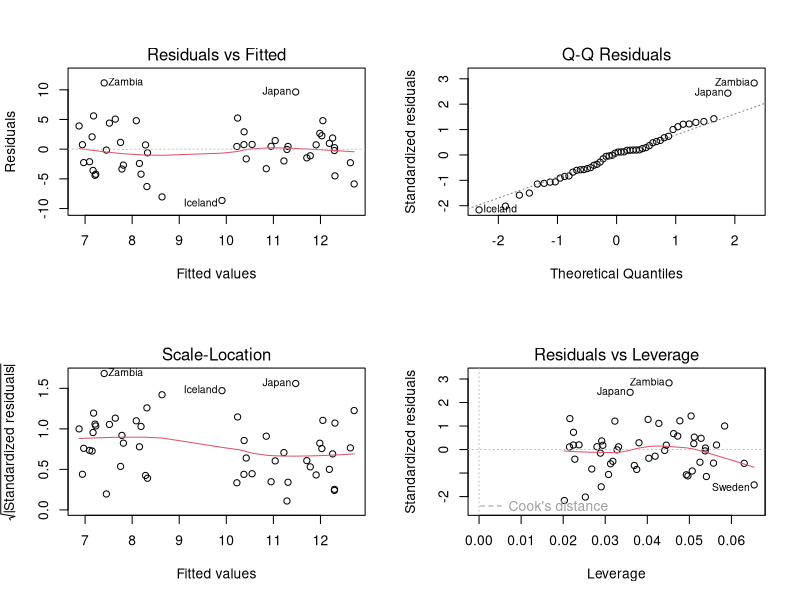

R code for this plot:
## ---- chunk 1
d <- LifeCycleSavings
x <- d$pop15; y <- d$sr; n <- nrow(d)
Sxx <- sum((x - mean(x))^2); Sxy <- sum((x - mean(x)) * (y - mean(y)))
b1 <- Sxy / Sxx; b0 <- mean(y) - b1 * mean(x)
c(b0 = b0, b1 = b1, Sxx = Sxx)                       # 17.4966, -0.2230, 4103.95
cor(x, y) * sd(y) / sd(x)                            # b1 = r * sy / sx
fit <- lm(sr ~ pop15, data = d)
summary(fit)
## ---- chunk 2
e <- resid(fit)
c(sum_e = sum(e), sum_xe = sum(x * e))               # both 0
SSE <- sum(e^2); SST <- sum((y - mean(y))^2); SSR <- SST - SSE
c(SSE = SSE, SST = SST, SSR = SSR, s2 = SSE / (n - 2), s = sqrt(SSE / (n - 2)))
c(R2 = SSR / SST, r2 = cor(x, y)^2, r = cor(x, y))   # 0.2075, 0.2075, -0.4555
anova(fit)                                           # F = 12.57, p = 0.00089
## ---- chunk 3
se <- sqrt(SSE / (n - 2) / Sxx)
c(se = se, t = b1 / se, p = 2 * pt(-abs(b1 / se), n - 2), t_crit = qt(0.975, n - 2))
b1 + c(-1, 1) * qt(0.975, n - 2) * se                # (-0.349, -0.097)
confint(fit)
(b1 / se)^2                                          # F = t^2 = 12.57
## ---- chunk 4
new <- data.frame(pop15 = 30)
predict(fit, new)                                    # 10.81
predict(fit, new, interval = "confidence")           # (9.49, 12.12)
predict(fit, new, interval = "prediction")           # (2.60, 19.01)
h <- 1 / n + (30 - mean(x))^2 / Sxx
sqrt(SSE / (n - 2)) * sqrt(c(CI = h, PI = 1 + h))    # standard errors
## ---- chunk 5
X <- cbind(1, x)
beta <- solve(t(X) %*% X, t(X) %*% y); drop(beta)
H <- X %*% solve(t(X) %*% X) %*% t(X)
c(trace = sum(diag(H)), max_leverage = max(diag(H)))  # 2, 0.065
all.equal(drop(H %*% y), unname(fitted(fit)))
## ---- chunk 6
r <- 0.8; sx <- 2; sy <- 6
b1 <- r * sy / sx; b0 <- 50 - b1 * 10; c(b1, b0, b0 + b1 * 12)   # 2.4, 26, 54.8
c(r = -sqrt(0.49), unexplained = 1 - 0.49, SSR = 0.49 * 200, SSE = 0.51 * 200)
fit2 <- lm(sr ~ ddpi, data = d); summary(fit2); confint(fit2)
predict(fit2, data.frame(ddpi = 3))                  # 9.31
3.2 / 1.0                                            # exit ticket: t = 3.2 > 2.086
## ---- chunk 7
sort(abs(rstandard(fit)), decreasing = TRUE)[1:3]    # Zambia 2.83, Japan 2.43, Iceland 2.17
sort(hatvalues(fit), decreasing = TRUE)[1:3]
2 * 2 / n                                            # rule of thumb 2p/n = 0.08
par(mfrow = c(2, 2)); plot(fit)
## ---- chunk 8
set.seed(28)
b <- coef(fit); s <- summary(fit)$sigma
sl <- replicate(3000, coef(lm(b[1] + b[2] * x + rnorm(n, 0, s) ~ x))[2])
c(mean = mean(sl), sd = sd(sl), theory_sd = s / sqrt(Sxx))   # -0.224, 0.063, 0.0629
## ---- chunk 9
sapply(1:4, function(i) c(r = cor(anscombe[[i]], anscombe[[i + 4]]),
                          coef(lm(anscombe[[i + 4]] ~ anscombe[[i]]))))
